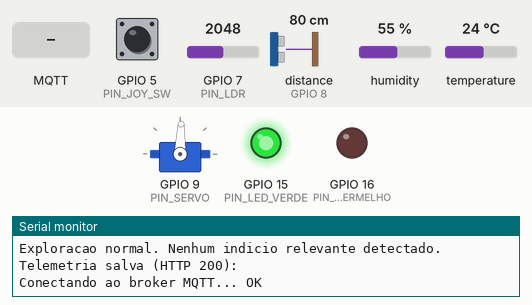
A sketch run on a simulated ESP32-S3. On the bench: servo, output pins drawn as LEDs (lit = HIGH), the last lines printed to the serial monitor. Wiring (inferred from the names in the program): ultrasonic range finder: trigger GPIO 18; echo GPIO 8. The inputs (shaded band) are chosen by the test bench; at power-on: distance to the obstacle (sensor on GPIO 8) 80 cm, GPIO 5 (PIN_JOY_SW) HIGH, GPIO 7 (PIN_LDR) = 2048, humidity 55 %, temperature 24 °C. The echo pulse lasts 58.3 µs per cm; WiFi joins after 1.5 s; servers stay silent unless stated; uploads are accepted with an empty reply; the local clock reads 2024-03-15 10:24:30 at power-on unless the sketch sets it; no MQTT or app messages arrive unless stated; servo pulses on a pin are drawn as a servo (544–2400 µs = 0–180°); pins used as bus, display or sensor lines are not drawn.

Above: at 3.7 s.
3.8 s: distance to the obstacle (sensor on GPIO 8) set to 54 cm
5.7 s: distance to the obstacle (sensor on GPIO 8) set to 45 cm
At 7.6 s:
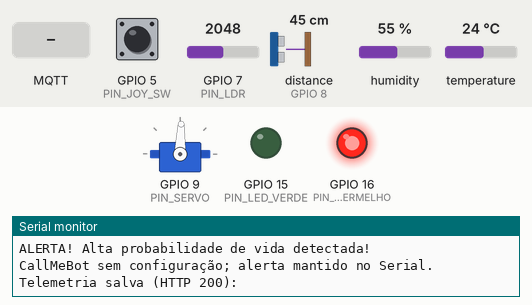
8.0 s: MQTT message "Esquerda" arrives on the first subscribed topic
At 9.0 s:
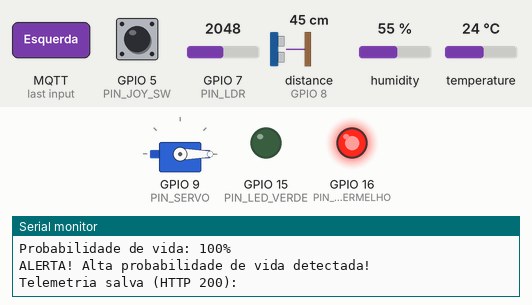
11.0 s: MQTT message "Direita" arrives on the first subscribed topic
At 11.3 s:
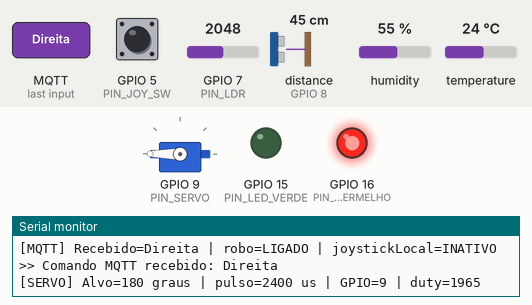
Timing chart, 0 to 14.0 s (numbered marks = the images above; inputs shaded):
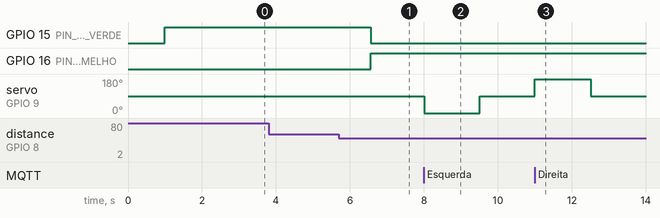

The sketch:

robo_fisico.ino
```cpp
// ESP32-S3 - Robô Explorador - controle MQTT + sensores + telemetria Etapa 03
// Requer as bibliotecas PubSubClient, DHT sensor library (Adafruit) e UrlEncode.

#include <WiFi.h>
#include <WiFiClient.h>
#include <WiFiClientSecure.h>
#include <HTTPClient.h>
#include <PubSubClient.h>
#include <UrlEncode.h>
#include <time.h>
#include <freertos/FreeRTOS.h>
#include <freertos/queue.h>
#include "DHT.h"
// Preencha com os mesmos dados de rede e API do seu sketch atual.
#define WIFI_SSID "SUA_REDE_WIFI"
#define WIFI_PASS "SUA_SENHA_WIFI"
#define API_URL "http://IP_DO_COMPUTADOR:5000/leituras"
#define CALLMEBOT_PHONE ""
#define CALLMEBOT_API_KEY ""

// ---------- MQTT: deve coincidir com o firmware do controle Velxio ----------
const char* MQTT_HOST = "broker.hivemq.com";
const int MQTT_PORT = 1883;
#define BASE_TOPICO "cimatec/iot/monitorargado"
const char* TOPICO_CMD = BASE_TOPICO "/robo/cmd";
const char* TOPICO_STATUS = BASE_TOPICO "/robo/status";

// ---------- Pinos do circuito físico enviado ----------
const int PIN_LED_VERDE = 15;
const int PIN_LED_VERMELHO = 16;
const int PIN_DHT = 17;
const int PIN_TRIG = 18;
const int PIN_ECHO = 8;
const int PIN_LDR = 7;
const int PIN_SERVO = 9;
const int PIN_JOY_X = 4;
const int PIN_JOY_SW = 5;

#define DHT_TIPO DHT11
DHT dht(PIN_DHT, DHT_TIPO);

const int LIMITE_LUZ = 2000;
const float LIMITE_DISTANCIA_CM = 50.0;

// ---------- Servo ----------
const int SERVO_FREQ = 50;
const int SERVO_BITS = 14;
const int PULSO_MIN_US = 500;
const int PULSO_MAX_US = 2400;
int anguloAtual = -1; // Alvo comandado; o circuito nao mede a posicao real.
bool servoConfigurado = false;

// Desativado para o joystick fisico nao sobrescrever os comandos do Velxio.
// O botao de emergencia do joystick continua ativo.
const bool HABILITAR_JOYSTICK_LOCAL_SERVO = false;

// ---------- Joystick local ----------
const int JOY_CENTRO = 2047;
const int JOY_TOLERANCIA = 400;
bool joystickNoComando = false;
unsigned long ultimaLeituraJoyMs = 0;

// ---------- Interrupção e estado ----------
volatile bool interrupcaoSolicitada = false;
volatile unsigned long ultimoDebounceMs = 0;
bool roboLigado = true;
bool emAlerta = false;
String comandoAtual = "PARADO";
String ultimoStatusPublicado = "";

unsigned long ultimoCmdMs = 0;
unsigned long ultimaLeituraMs = 0;
unsigned long ultimaTentativaMqtt = 0;
unsigned long ultimoAlertaMs = 0;
const unsigned long TIMEOUT_CMD = 1500;
const unsigned long INTERVALO_LEITURA = 2000;
const unsigned long INTERVALO_ALERTA = 60000;

WiFiClient clienteWifiMqtt;
PubSubClient mqtt(clienteWifiMqtt);

// ---------- Fila HTTP em tarefa separada ----------
// Assim, uma tentativa HTTP não interrompe mqtt.loop() no loop principal.
struct LeituraPendente {
  char timestamp[25];
  bool temTimestamp;
  float temperatura;
  float umidade;
  int luminosidade;
  int presenca;
  int probabilidade;
};

struct AlertaPendente {
  char mensagem[180];
};

const size_t TAMANHO_FILA_TELEMETRIA = 60;
QueueHandle_t filaTelemetria = nullptr;
QueueHandle_t filaAlertas = nullptr;

// ---------- Interrupção por hardware ----------
void IRAM_ATTR isrBotaoJoystick() {
  unsigned long agora = millis();
  if (agora - ultimoDebounceMs > 200) {
    interrupcaoSolicitada = true;
    ultimoDebounceMs = agora;
  }
}

float lerDistanciaCM() {
  digitalWrite(PIN_TRIG, LOW);
  delayMicroseconds(2);
  digitalWrite(PIN_TRIG, HIGH);
  delayMicroseconds(10);
  digitalWrite(PIN_TRIG, LOW);

  long duracao = pulseIn(PIN_ECHO, HIGH, 30000);
  if (duracao == 0) return -1.0;
  return (duracao * 0.0343) / 2.0;
}

void escreverServo(int angulo) {
  if (!servoConfigurado) {
    Serial.println("[SERVO] PWM indisponivel: confira o erro de inicializacao.");
    return;
  }
  angulo = constrain(angulo, 0, 180);
  if (angulo == anguloAtual) return;
  long pulsoUs = map(angulo, 0, 180, PULSO_MIN_US, PULSO_MAX_US);
  uint32_t duty = (pulsoUs * ((1L << SERVO_BITS) - 1)) / 20000L;
  if (!ledcWrite(PIN_SERVO, duty)) {
    Serial.printf("[SERVO] ERRO ao escrever PWM no GPIO %d.\n", PIN_SERVO);
    return;
  }
  anguloAtual = angulo;
  Serial.printf("[SERVO] Alvo=%d graus | pulso=%ld us | GPIO=%d | duty=%lu\n",
                anguloAtual, pulsoUs, PIN_SERVO, (unsigned long)duty);
}

void soltarServo() {
  if (!servoConfigurado) return;
  if (!ledcWrite(PIN_SERVO, 0)) {
    Serial.println("[SERVO] ERRO ao desligar o sinal PWM.");
    return;
  }
  anguloAtual = -1;
  Serial.println("[SERVO] Sinal PWM desligado.");
}
void executarComando(const String& cmd) {
  if (!roboLigado) return;
  if (cmd == "Esquerda") escreverServo(0);
  else if (cmd == "Direita") escreverServo(180);
  else escreverServo(90);
}

void publicarStatusRobo() {
  if (!mqtt.connected()) return;

  const char* status = !roboLigado ? "DESLIGADO" : (emAlerta ? "ALERTA" : "LIGADO");
  if (ultimoStatusPublicado != status) {
    mqtt.publish(TOPICO_STATUS, status, true);
    ultimoStatusPublicado = status;
  }
}

void lerJoystickLocal() {
  if (!HABILITAR_JOYSTICK_LOCAL_SERVO) {
    joystickNoComando = false;
    return;
  }
  if (millis() - ultimaLeituraJoyMs < 20) return;
  ultimaLeituraJoyMs = millis();
  if (!roboLigado) return;

  int leitura = analogRead(PIN_JOY_X);
  bool fora = abs(leitura - JOY_CENTRO) > JOY_TOLERANCIA;
  if (fora) {
    int angulo = map(leitura, 0, 4095, 0, 180);
    if (anguloAtual < 0 || abs(angulo - anguloAtual) >= 2) escreverServo(angulo);
    joystickNoComando = true;
  } else if (joystickNoComando) {
    joystickNoComando = false;
    executarComando(comandoAtual);
  }
}

void aoReceberMqtt(char* topico, byte* payload, unsigned int tamanho) {
  if (String(topico) != TOPICO_CMD) return;
  String msg;
  for (unsigned int i = 0; i < tamanho; i++) msg += (char)payload[i];
  msg.trim();
  Serial.printf("[MQTT] Recebido=%s | robo=%s | joystickLocal=%s\n",
                msg.c_str(), roboLigado ? "LIGADO" : "DESLIGADO",
                joystickNoComando ? "ATIVO" : "INATIVO");

  if (msg == "DESLIGAR") {
    roboLigado = false;
    comandoAtual = "PARADO";
    soltarServo();
    Serial.println(">> Comando MQTT recebido: DESLIGAR");
    publicarStatusRobo();
  } else if (msg == "LIGAR") {
    roboLigado = true;
    comandoAtual = "PARADO";
    executarComando("PARADO");
    Serial.println(">> Comando MQTT recebido: LIGAR");
    publicarStatusRobo();
  } else if (roboLigado &&
             (msg == "Frente" || msg == "Tras" || msg == "Esquerda" ||
              msg == "Direita" || msg == "PARADO")) {
    if (msg != comandoAtual) {
      Serial.print(">> Comando MQTT recebido: ");
      Serial.println(msg);
    }
    comandoAtual = msg;
    ultimoCmdMs = millis();
    if (!joystickNoComando) executarComando(msg);
  }
}

void manterMqtt() {
  if (mqtt.connected()) return;
  comandoAtual = "PARADO";
  ultimoStatusPublicado = "";
  if (millis() - ultimaTentativaMqtt < 3000) return;
  ultimaTentativaMqtt = millis();

  String id = "robo-" + String((uint32_t)ESP.getEfuseMac(), HEX);
  Serial.print("Conectando ao broker MQTT... ");
  if (mqtt.connect(id.c_str(), TOPICO_STATUS, 1, true, "OFFLINE")) {
    Serial.println("OK");
    mqtt.subscribe(TOPICO_CMD);
    publicarStatusRobo();
  } else {
    Serial.print("falhou, rc=");
    Serial.println(mqtt.state());
  }
}

// ---------- CallMeBot em tarefa separada ----------
void enfileirarAlertaWhatsApp(const char* mensagem) {
  if (strlen(CALLMEBOT_PHONE) == 0 || strlen(CALLMEBOT_API_KEY) == 0) {
    Serial.println("CallMeBot sem configuração; alerta mantido no Serial.");
    return;
  }

  if (filaAlertas == nullptr) return;
  AlertaPendente alerta = {};
  snprintf(alerta.mensagem, sizeof(alerta.mensagem), "%s", mensagem);
  if (xQueueSend(filaAlertas, &alerta, 0) == pdTRUE) {
    Serial.println("Alerta CallMeBot enfileirado.");
  } else {
    Serial.println("Fila CallMeBot cheia; alerta não enfileirado.");
  }
}

void tarefaEnviarWhatsApp(void* parametro) {
  AlertaPendente alerta;
  for (;;) {
    if (xQueueReceive(filaAlertas, &alerta, portMAX_DELAY) != pdTRUE) continue;

    bool enviado = false;
    for (int tentativa = 1; tentativa <= 3 && !enviado; ++tentativa) {
      if (WiFi.status() != WL_CONNECTED) {
        vTaskDelay(pdMS_TO_TICKS(2000));
        continue;
      }

      String url = String("https://api.callmebot.com/whatsapp.php?phone=") +
                   CALLMEBOT_PHONE + "&apikey=" + CALLMEBOT_API_KEY +
                   "&text=" + urlEncode(String(alerta.mensagem));
      WiFiClientSecure clienteSeguro;
      clienteSeguro.setInsecure();
      clienteSeguro.setTimeout(1500);
      HTTPClient http;
      http.setConnectTimeout(1500);
      http.setTimeout(1500);
      if (http.begin(clienteSeguro, url)) {
        int codigo = http.GET();
        http.end();
        if (codigo == 200) {
          Serial.println("CallMeBot: mensagem enviada.");
          enviado = true;
        } else {
          Serial.printf("CallMeBot: HTTP %d, tentativa %d de 3.\n",
                        codigo, tentativa);
        }
      }
      if (!enviado && tentativa < 3) vTaskDelay(pdMS_TO_TICKS(2000));
    }
    if (!enviado) Serial.println("CallMeBot: não foi possível enviar após 3 tentativas.");
  }
}

void enfileirarLeitura(float temperatura, float umidade, int luz,
                       bool presenca, int probabilidade) {
  if (filaTelemetria == nullptr) return;

  LeituraPendente leitura = {};
  leitura.temTimestamp = false;
  time_t agora = time(nullptr);
  if (agora > 1700000000) {
    struct tm utc;
    if (gmtime_r(&agora, &utc) != nullptr) {
      leitura.temTimestamp = strftime(leitura.timestamp,
                                     sizeof(leitura.timestamp),
                                     "%Y-%m-%dT%H:%M:%SZ", &utc) > 0;
    }
  }
  leitura.temperatura = temperatura;
  leitura.umidade = umidade;
  leitura.luminosidade = luz;
  leitura.presenca = presenca ? 1 : 0;
  leitura.probabilidade = probabilidade;

  if (xQueueSend(filaTelemetria, &leitura, 0) != pdTRUE) {
    LeituraPendente descartada;
    xQueueReceive(filaTelemetria, &descartada, 0);
    if (xQueueSend(filaTelemetria, &leitura, 0) == pdTRUE) {
      Serial.println("Telemetria: fila cheia; descartada a amostra mais antiga.");
    } else {
      Serial.println("Telemetria: fila cheia; amostra atual não enfileirada.");
    }
  }
}

void tarefaEnviarTelemetria(void* parametro) {
  LeituraPendente leitura;
  for (;;) {
    if (xQueueReceive(filaTelemetria, &leitura, portMAX_DELAY) != pdTRUE) continue;

    // Mantém a mesma amostra pendente até o backend confirmar HTTP 2xx.
    for (;;) {
      if (WiFi.status() != WL_CONNECTED) {
        vTaskDelay(pdMS_TO_TICKS(1500));
        continue;
      }

      char json[256];
      if (leitura.temTimestamp) {
        snprintf(json, sizeof(json),
                 "{\"timestamp\":\"%s\",\"temperatura_c\":%.1f,"
                 "\"umidade_pct\":%.1f,\"luminosidade\":%d,"
                 "\"presenca\":%d,\"probabilidade_vida\":%d}",
                 leitura.timestamp, leitura.temperatura, leitura.umidade,
                 leitura.luminosidade, leitura.presenca, leitura.probabilidade);
      } else {
        snprintf(json, sizeof(json),
                 "{\"temperatura_c\":%.1f,\"umidade_pct\":%.1f,"
                 "\"luminosidade\":%d,\"presenca\":%d,"
                 "\"probabilidade_vida\":%d}",
                 leitura.temperatura, leitura.umidade, leitura.luminosidade,
                 leitura.presenca, leitura.probabilidade);
      }

      WiFiClient clienteHttp;
      HTTPClient http;
      http.setConnectTimeout(1000);
      http.setTimeout(1200);
      if (!http.begin(clienteHttp, String(API_URL))) {
        Serial.println("Telemetria: não iniciou HTTP; nova tentativa em 2 s.");
        vTaskDelay(pdMS_TO_TICKS(2000));
        continue;
      }

      http.addHeader("Content-Type", "application/json");
      int status = http.POST(reinterpret_cast<uint8_t*>(json), strlen(json));
      String resposta = status > 0 ? http.getString() : String();
      http.end();

      if (status >= 200 && status < 300) {
        Serial.printf("Telemetria salva (HTTP %d): %s\n", status,
                      resposta.c_str());
        break;
      }
      Serial.printf("Telemetria falhou (HTTP %d); amostra será reenviada.\n",
                    status);
      if (resposta.length() > 0) Serial.println(resposta);
      vTaskDelay(pdMS_TO_TICKS(2000));
    }
  }
}

void lerSensoresEDecidir() {
  float temperatura = dht.readTemperature();
  float umidade = dht.readHumidity();
  int luz = analogRead(PIN_LDR);
  float distancia = lerDistanciaCM();

  bool presenca = distancia > 0 && distancia <= LIMITE_DISTANCIA_CM;
  bool dhtOk = !isnan(temperatura) && !isnan(umidade);

  int prob = 0;
  if (dhtOk && temperatura >= 15 && temperatura <= 30) prob += 25;
  if (dhtOk && umidade >= 40 && umidade <= 70) prob += 25;
  if (luz > LIMITE_LUZ) prob += 20;
  if (presenca) prob += 30;

  bool alertaAgora = roboLigado && prob > 75;

  Serial.println("--------------------------------");
  if (dhtOk) {
    Serial.print("Temperatura: "); Serial.print(temperatura, 1); Serial.println(" C");
    Serial.print("Umidade: "); Serial.print(umidade, 1); Serial.println(" %");
  } else {
    Serial.println("ERRO: falha na leitura do DHT (confira tipo, pino e fiacao)");
  }
  Serial.print("Luz (ADC 0-4095): "); Serial.println(luz);
  if (distancia > 0) {
    Serial.print("Distancia: "); Serial.print(distancia, 1); Serial.println(" cm");
  } else {
    Serial.println("Distancia: Fora de alcance");
  }
  Serial.println(presenca ? "Presenca detectada (objeto proximo)" : "Sem presenca proxima");
  Serial.print("Alvo do servo (sem medir posicao real): ");
  if (anguloAtual < 0) Serial.println("solto"); else Serial.println(anguloAtual);
  Serial.print("Estado do robo: ");
  Serial.println(!roboLigado ? "DESLIGADO" : (alertaAgora ? "ALERTA" : "LIGADO"));
  Serial.print("Probabilidade de vida: "); Serial.print(prob); Serial.println("%");

  bool vermelho = !roboLigado || alertaAgora;
  digitalWrite(PIN_LED_VERMELHO, vermelho ? HIGH : LOW);
  digitalWrite(PIN_LED_VERDE, vermelho ? LOW : HIGH);

  if (alertaAgora) {
    Serial.println("ALERTA! Alta probabilidade de vida detectada!");
  } else if (roboLigado) {
    Serial.println("Exploracao normal. Nenhum indicio relevante detectado.");
  }

  // A API requer temperatura e umidade válidas; se o DHT falhar, não envia
  // uma amostra com NaN nem grava dados falsos no banco.
  if (dhtOk) {
    enfileirarLeitura(temperatura, umidade, luz, presenca, prob);
  } else {
    Serial.println("Telemetria: amostra ignorada porque o DHT falhou.");
  }

  bool podeEnviar = ultimoAlertaMs == 0 ||
                    millis() - ultimoAlertaMs > INTERVALO_ALERTA;
  if (alertaAgora && !emAlerta && podeEnviar) {
    enfileirarAlertaWhatsApp("Alerta! Alta probabilidade de vida detectada no planeta.");
    ultimoAlertaMs = millis();
  }

  bool mudouAlerta = (emAlerta != alertaAgora);
  emAlerta = alertaAgora;
  if (mudouAlerta) publicarStatusRobo();
}

void setup() {
  Serial.begin(115200);
  delay(1000);

  pinMode(PIN_LED_VERDE, OUTPUT);
  pinMode(PIN_LED_VERMELHO, OUTPUT);
  pinMode(PIN_TRIG, OUTPUT);
  pinMode(PIN_ECHO, INPUT);
  pinMode(PIN_JOY_X, INPUT);
  pinMode(PIN_JOY_SW, INPUT_PULLUP);
  attachInterrupt(digitalPinToInterrupt(PIN_JOY_SW), isrBotaoJoystick, FALLING);

  digitalWrite(PIN_LED_VERDE, HIGH);
  digitalWrite(PIN_LED_VERMELHO, LOW);

  servoConfigurado = ledcAttach(PIN_SERVO, SERVO_FREQ, SERVO_BITS);
  if (!servoConfigurado) {
    Serial.println("ERRO: nao foi possivel configurar o PWM do servo");
  }
  Serial.printf("[PWM] GPIO=%d | configurado=%s | frequencia=%d Hz\n",
                PIN_SERVO, servoConfigurado ? "SIM" : "NAO", SERVO_FREQ);
  Serial.printf("[CONTROLE] Joystick local do servo: %s\n",
                HABILITAR_JOYSTICK_LOCAL_SERVO ? "HABILITADO" : "DESATIVADO");
  escreverServo(90);
  dht.begin();

  filaTelemetria = xQueueCreate(TAMANHO_FILA_TELEMETRIA,
                               sizeof(LeituraPendente));
  filaAlertas = xQueueCreate(3, sizeof(AlertaPendente));
  if (filaTelemetria == nullptr) {
    Serial.println("ERRO: não foi possível criar a fila HTTP de telemetria.");
  }

  WiFi.mode(WIFI_STA);
  WiFi.setAutoReconnect(true);
  Serial.print("Conectando ao Wi-Fi");
  WiFi.begin(WIFI_SSID, WIFI_PASS);
  while (WiFi.status() != WL_CONNECTED) {
    delay(500);
    Serial.print(".");
  }
  Serial.print(" conectado! IP: ");
  Serial.println(WiFi.localIP());
  configTime(0, 0, "pool.ntp.org", "time.nist.gov");

  if (filaTelemetria != nullptr) {
    BaseType_t criado = xTaskCreate(tarefaEnviarTelemetria,
                                    "telemetriaHTTP", 8192, nullptr, 1, nullptr);
    if (criado != pdPASS) {
      Serial.println("ERRO: não foi possível iniciar a tarefa HTTP.");
    }
  }
  if (filaAlertas != nullptr) {
    BaseType_t criado = xTaskCreate(tarefaEnviarWhatsApp,
                                    "alertaWhatsApp", 8192, nullptr, 1, nullptr);
    if (criado != pdPASS) {
      Serial.println("ERRO: não foi possível iniciar a tarefa CallMeBot.");
    }
  }

  mqtt.setServer(MQTT_HOST, MQTT_PORT);
  mqtt.setCallback(aoReceberMqtt);
  mqtt.setKeepAlive(15);
  mqtt.setSocketTimeout(2);
  Serial.println("Robô inicializado. Aguardando comandos MQTT e sensores.");
}

void loop() {
  if (interrupcaoSolicitada) {
    interrupcaoSolicitada = false;
    roboLigado = !roboLigado;
    if (!roboLigado) {
      comandoAtual = "PARADO";
      soltarServo();
      Serial.println("\n>> [EMERGÊNCIA] interrupção ativada no joystick local");
    } else {
      executarComando("PARADO");
      Serial.println("\n>> Robô reativado pelo joystick local");
    }
    publicarStatusRobo();
  }

  manterMqtt();
  mqtt.loop();
  lerJoystickLocal();

  if (roboLigado && comandoAtual != "PARADO" &&
      millis() - ultimoCmdMs > TIMEOUT_CMD) {
    comandoAtual = "PARADO";
    if (!joystickNoComando) executarComando("PARADO");
    Serial.println(">> Sem comandos do controle remoto (failsafe)");
  }

  if (millis() - ultimaLeituraMs >= INTERVALO_LEITURA) {
    ultimaLeituraMs = millis();
    lerSensoresEDecidir();
  }
}
```

Measured:
- the behaviour switches between 51 and 50 cm on distance to the obstacle (sensor on GPIO 8) (found by bisection; images 0 and 1)
- after the input at 5.7 s, GPIO 15 (PIN_LED_VERDE): HIGH → LOW after 0.86 s; GPIO 16 (PIN_LED_VERMELHO): LOW → HIGH after 0.86 s
- after the input at 8.0 s, servo on GPIO 9 (PIN_SERVO): 88° → 0° at once, → 88° 1.5 s later
- after the input at 11.0 s, servo on GPIO 9 (PIN_SERVO): 88° → 180° at once, → 88° 1.5 s later
